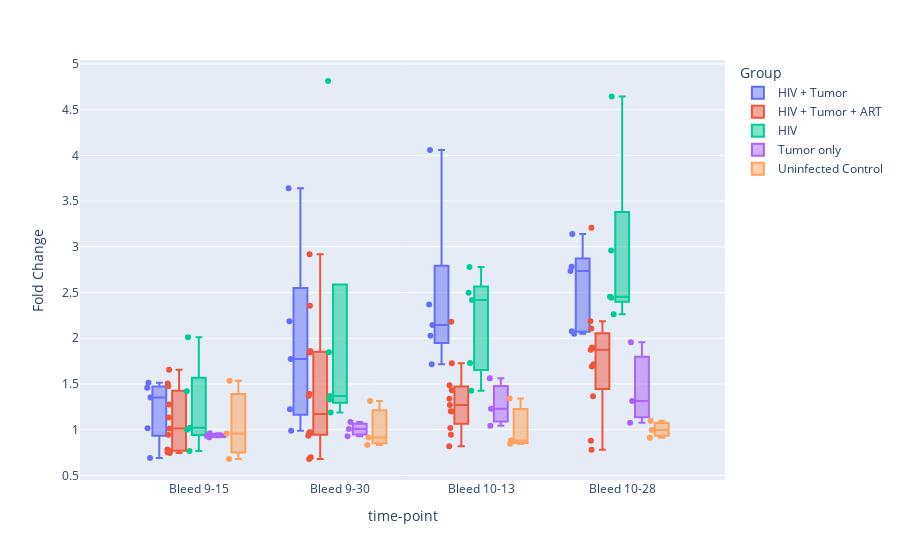

This figure's notebook cell:
### Code cell
fig = px.box(df_B73delta, x="time-point", y="Fold Change", color="Group", notched=False, points ="all")
fig.show()

### Figure 1 — Plotly figure (JSON) as saved in the notebook; plotly's stock layout.template omitted (floating-point values rounded to 4 significant figures)
{"data": [{"alignmentgroup": "True", "boxpoints": "all", "hovertemplate": "Group=HIV + Tumor<br>time-point=%{x}<br>Fold Change=%{y}<extra></extra>", "legendgroup": "HIV + Tumor", "marker": {"color": "#636efa"}, "name": "HIV + Tumor", "notched": false, "offsetgroup": "HIV + Tumor", "orientation": "v", "showlegend": true, "type": "box", "x": ["Bleed 9-15", "Bleed 9-15", "Bleed 9-15", "Bleed 9-15", "Bleed 9-15", "Bleed 9-30", "Bleed 9-30", "Bleed 9-30", "Bleed 9-30", "Bleed 9-30", "Bleed 10-13", "Bleed 10-13", "Bleed 10-13", "Bleed 10-13", "Bleed 10-13", "Bleed 10-28", "Bleed 10-28", "Bleed 10-28", "Bleed 10-28", "Bleed 10-28"], "x0": " ", "xaxis": "x", "y": [0.692, 1.351, 1.016, 1.458, 1.513, 0.9874, 1.773, 1.223, 2.187, 3.64, 1.715, 4.058, 2.027, 2.144, 2.37, 2.735, 2.781, 3.14, 2.077, 2.051], "y0": " ", "yaxis": "y"}, {"alignmentgroup": "True", "boxpoints": "all", "hovertemplate": "Group=HIV + Tumor + ART<br>time-point=%{x}<br>Fold Change=%{y}<extra></extra>", "legendgroup": "HIV + Tumor + ART", "marker": {"color": "#EF553B"}, "name": "HIV + Tumor + ART", "notched": false, "offsetgroup": "HIV + Tumor + ART", "orientation": "v", "showlegend": true, "type": "box", "x": ["Bleed 9-15", "Bleed 9-15", "Bleed 9-15", "Bleed 9-15", "Bleed 9-15", "Bleed 9-15", "Bleed 9-15", "Bleed 9-15", "Bleed 9-15", "Bleed 9-15", "Bleed 9-15", "Bleed 9-30", "Bleed 9-30", "Bleed 9-30", "Bleed 9-30", "Bleed 9-30", "Bleed 9-30", "Bleed 9-30", "Bleed 9-30", "Bleed 9-30", "Bleed 9-30", "Bleed 9-30", "Bleed 9-30", "Bleed 10-13", "Bleed 10-13", "Bleed 10-13", "Bleed 10-13", "Bleed 10-13", "Bleed 10-13", "Bleed 10-13", "Bleed 10-13", "Bleed 10-13", "Bleed 10-13", "Bleed 10-13", "Bleed 10-28", "Bleed 10-28", "Bleed 10-28", "Bleed 10-28", "Bleed 10-28", "Bleed 10-28", "Bleed 10-28", "Bleed 10-28", "Bleed 10-28", "Bleed 10-28", "Bleed 10-28"], "x0": " ", "xaxis": "x", "y": [1.134, 0.7667, 0.7451, 0.7549, 0.9463, 1.476, 0.7848, 1.014, 1.655, 1.507, 1.275, 0.956, 0.699, 1.392, 0.9725, 0.9684, 0.6798, 1.372, 0.934, 2.918, 2.356, 1.861, 1.843, 1.486, 0.8189, 1.269, 1.2, 0.9452, 1.019, 1.432, 1.338, 1.726, 1.203, 2.18, 2.186, 0.781, 2.108, 1.365, 1.691, 1.898, 3.207, 1.876, 1.894, 0.8803, 1.716], "y0": " ", "yaxis": "y"}, {"alignmentgroup": "True", "boxpoints": "all", "hovertemplate": "Group=HIV<br>time-point=%{x}<br>Fold Change=%{y}<extra></extra>", "legendgroup": "HIV", "marker": {"color": "#00cc96"}, "name": "HIV", "notched": false, "offsetgroup": "HIV", "orientation": "v", "showlegend": true, "type": "box", "x": ["Bleed 9-15", "Bleed 9-15", "Bleed 9-15", "Bleed 9-15", "Bleed 9-15", "Bleed 9-30", "Bleed 9-30", "Bleed 9-30", "Bleed 9-30", "Bleed 9-30", "Bleed 10-13", "Bleed 10-13", "Bleed 10-13", "Bleed 10-13", "Bleed 10-13", "Bleed 10-28", "Bleed 10-28", "Bleed 10-28", "Bleed 10-28", "Bleed 10-28"], "x0": " ", "xaxis": "x", "y": [0.7683, 1.422, 1.022, 2.012, 1.001, 1.188, 1.847, 1.33, 4.813, 1.37, 1.425, 2.497, 1.73, 2.778, 2.419, 2.262, 2.959, 2.444, 2.453, 4.643], "y0": " ", "yaxis": "y"}, {"alignmentgroup": "True", "boxpoints": "all", "hovertemplate": "Group=Tumor only<br>time-point=%{x}<br>Fold Change=%{y}<extra></extra>", "legendgroup": "Tumor only", "marker": {"color": "#ab63fa"}, "name": "Tumor only", "notched": false, "offsetgroup": "Tumor only", "orientation": "v", "showlegend": true, "type": "box", "x": ["Bleed 9-15", "Bleed 9-15", "Bleed 9-15", "Bleed 9-30", "Bleed 9-30", "Bleed 9-30", "Bleed 10-13", "Bleed 10-13", "Bleed 10-13", "Bleed 10-28", "Bleed 10-28", "Bleed 10-28"], "x0": " ", "xaxis": "x", "y": [0.9186, 0.9614, 0.9303, 1.008, 0.9293, 1.083, 1.229, 1.044, 1.563, 1.314, 1.958, 1.075], "y0": " ", "yaxis": "y"}, {"alignmentgroup": "True", "boxpoints": "all", "hovertemplate": "Group=Uninfected Control<br>time-point=%{x}<br>Fold Change=%{y}<extra></extra>", "legendgroup": "Uninfected Control", "marker": {"color": "#FFA15A"}, "name": "Uninfected Control", "notched": false, "offsetgroup": "Uninfected Control", "orientation": "v", "showlegend": true, "type": "box", "x": ["Bleed 9-15", "Bleed 9-15", "Bleed 9-15", "Bleed 9-30", "Bleed 9-30", "Bleed 9-30", "Bleed 10-13", "Bleed 10-13", "Bleed 10-13", "Bleed 10-28", "Bleed 10-28", "Bleed 10-28"], "x0": " ", "xaxis": "x", "y": [0.6798, 1.535, 0.9584, 0.8324, 1.313, 0.915, 0.8455, 0.8825, 1.34, 1.099, 0.9127, 0.997], "y0": " ", "yaxis": "y"}], "layout": {"autosize": true, "boxmode": "group", "legend": {"title": {"text": "Group"}, "tracegroupgap": 0}, "margin": {"t": 60}, "xaxis": {"anchor": "y", "autorange": true, "domain": [0, 1], "range": [-0.8362, 3.728], "title": {"text": "time-point"}, "type": "category"}, "yaxis": {"anchor": "x", "autorange": true, "domain": [0, 1], "range": [0.4501, 5.043], "title": {"text": "Fold Change"}, "type": "linear"}}}
